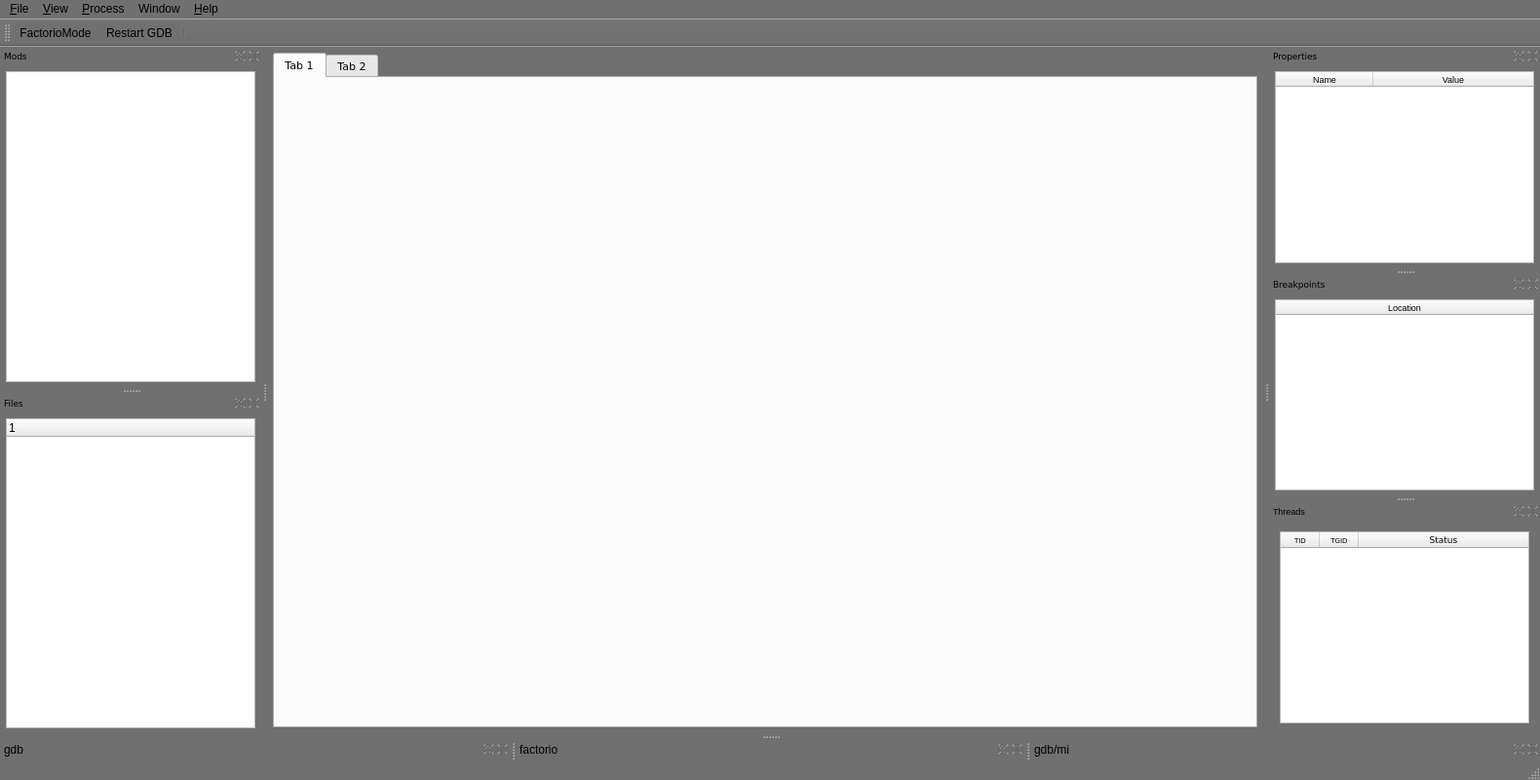
<?xml version="1.0" encoding="UTF-8"?>
<ui version="4.0">
 <class>MainWindow</class>
 <widget class="QMainWindow" name="MainWindow">
  <property name="geometry">
   <rect>
    <x>0</x>
    <y>0</y>
    <width>1580</width>
    <height>800</height>
   </rect>
  </property>
  <property name="windowTitle">
   <string>fdb</string>
  </property>
  <property name="styleSheet">
   <string notr="true">QMainWindow { background:#707070 }</string>
  </property>
  <property name="dockOptions">
   <set>QMainWindow::AllowTabbedDocks</set>
  </property>
  <widget class="QWidget" name="centralWidget">
   <property name="enabled">
    <bool>true</bool>
   </property>
   <property name="sizePolicy">
    <sizepolicy hsizetype="Expanding" vsizetype="Expanding">
     <horstretch>0</horstretch>
     <verstretch>0</verstretch>
    </sizepolicy>
   </property>
   <layout class="QGridLayout" name="gridLayout_4">
    <property name="leftMargin">
     <number>6</number>
    </property>
    <property name="topMargin">
     <number>6</number>
    </property>
    <property name="rightMargin">
     <number>6</number>
    </property>
    <property name="bottomMargin">
     <number>6</number>
    </property>
    <item row="0" column="1">
     <widget class="QTabWidget" name="tabWidget">
      <property name="sizePolicy">
       <sizepolicy hsizetype="Minimum" vsizetype="Expanding">
        <horstretch>0</horstretch>
        <verstretch>0</verstretch>
       </sizepolicy>
      </property>
      <property name="font">
       <font>
        <family>DejaVu Sans</family>
        <pointsize>8</pointsize>
       </font>
      </property>
      <property name="tabShape">
       <enum>QTabWidget::Rounded</enum>
      </property>
      <property name="currentIndex">
       <number>0</number>
      </property>
      <widget class="QWidget" name="tab">
       <attribute name="title">
        <string>Tab 1</string>
       </attribute>
      </widget>
      <widget class="QWidget" name="tab_2">
       <attribute name="title">
        <string>Tab 2</string>
       </attribute>
      </widget>
     </widget>
    </item>
   </layout>
  </widget>
  <widget class="QMenuBar" name="menuBar">
   <property name="geometry">
    <rect>
     <x>0</x>
     <y>0</y>
     <width>1580</width>
     <height>22</height>
    </rect>
   </property>
   <property name="styleSheet">
    <string notr="true">background: #707070</string>
   </property>
   <widget class="QMenu" name="menuFile">
    <property name="title">
     <string>&amp;File</string>
    </property>
   </widget>
   <widget class="QMenu" name="menuView">
    <property name="title">
     <string>&amp;View</string>
    </property>
    <addaction name="actionShow_Factorio_stdout"/>
    <addaction name="actionShow_GDB_terminal"/>
    <addaction name="actionShow_GDB_MI_terminal"/>
    <addaction name="actionShow_Properties"/>
    <addaction name="actionShow_Mods"/>
    <addaction name="actionShow_Breakpoints"/>
    <addaction name="actionShow_Files"/>
   </widget>
   <widget class="QMenu" name="menuProcess">
    <property name="title">
     <string>&amp;Process</string>
    </property>
    <addaction name="separator"/>
    <addaction name="actionRestart_GDB"/>
   </widget>
   <widget class="QMenu" name="menuHelp">
    <property name="title">
     <string>&amp;Help</string>
    </property>
   </widget>
   <widget class="QMenu" name="menuWindow">
    <property name="title">
     <string>Window</string>
    </property>
    <addaction name="separator"/>
    <addaction name="actionOptions"/>
    <addaction name="separator"/>
   </widget>
   <addaction name="menuFile"/>
   <addaction name="menuView"/>
   <addaction name="menuProcess"/>
   <addaction name="menuWindow"/>
   <addaction name="menuHelp"/>
  </widget>
  <widget class="QToolBar" name="mainToolBar">
   <property name="styleSheet">
    <string notr="true">background: #707070</string>
   </property>
   <attribute name="toolBarArea">
    <enum>TopToolBarArea</enum>
   </attribute>
   <attribute name="toolBarBreak">
    <bool>false</bool>
   </attribute>
   <addaction name="actionFactorioMode"/>
   <addaction name="actionRestart_GDB"/>
   <addaction name="separator"/>
  </widget>
  <widget class="QStatusBar" name="statusBar"/>
  <widget class="QDockWidget" name="propsDock">
   <property name="sizePolicy">
    <sizepolicy hsizetype="Preferred" vsizetype="Preferred">
     <horstretch>0</horstretch>
     <verstretch>0</verstretch>
    </sizepolicy>
   </property>
   <property name="minimumSize">
    <size>
     <width>82</width>
     <height>121</height>
    </size>
   </property>
   <property name="font">
    <font>
     <family>DejaVu Sans</family>
     <pointsize>7</pointsize>
    </font>
   </property>
   <property name="windowTitle">
    <string>Properties</string>
   </property>
   <attribute name="dockWidgetArea">
    <number>2</number>
   </attribute>
   <widget class="QWidget" name="propsContents">
    <layout class="QGridLayout" name="gridLayout_3" columnminimumwidth="0">
     <property name="sizeConstraint">
      <enum>QLayout::SetMinimumSize</enum>
     </property>
     <property name="leftMargin">
      <number>6</number>
     </property>
     <property name="topMargin">
      <number>6</number>
     </property>
     <property name="rightMargin">
      <number>6</number>
     </property>
     <property name="bottomMargin">
      <number>6</number>
     </property>
     <item row="0" column="0">
      <widget class="QTableWidget" name="propsTable">
       <attribute name="horizontalHeaderStretchLastSection">
        <bool>true</bool>
       </attribute>
       <column>
        <property name="text">
         <string>Name</string>
        </property>
        <property name="font">
         <font>
          <pointsize>7</pointsize>
         </font>
        </property>
       </column>
       <column>
        <property name="text">
         <string>Value</string>
        </property>
        <property name="font">
         <font>
          <pointsize>7</pointsize>
         </font>
        </property>
       </column>
      </widget>
     </item>
    </layout>
   </widget>
  </widget>
  <widget class="QDockWidget" name="brkDock">
   <property name="minimumSize">
    <size>
     <width>82</width>
     <height>121</height>
    </size>
   </property>
   <property name="font">
    <font>
     <family>DejaVu Sans</family>
     <pointsize>7</pointsize>
    </font>
   </property>
   <property name="allowedAreas">
    <set>Qt::AllDockWidgetAreas</set>
   </property>
   <property name="windowTitle">
    <string>Breakpoints</string>
   </property>
   <attribute name="dockWidgetArea">
    <number>2</number>
   </attribute>
   <widget class="QWidget" name="brkContents">
    <property name="sizePolicy">
     <sizepolicy hsizetype="Preferred" vsizetype="Preferred">
      <horstretch>0</horstretch>
      <verstretch>0</verstretch>
     </sizepolicy>
    </property>
    <layout class="QGridLayout" name="gridLayout_6" columnminimumwidth="0">
     <property name="sizeConstraint">
      <enum>QLayout::SetMinimumSize</enum>
     </property>
     <property name="leftMargin">
      <number>6</number>
     </property>
     <property name="topMargin">
      <number>6</number>
     </property>
     <property name="rightMargin">
      <number>6</number>
     </property>
     <property name="bottomMargin">
      <number>6</number>
     </property>
     <item row="0" column="0">
      <widget class="QTableWidget" name="brkTable">
       <attribute name="horizontalHeaderStretchLastSection">
        <bool>true</bool>
       </attribute>
       <column>
        <property name="text">
         <string>Location</string>
        </property>
        <property name="font">
         <font>
          <pointsize>7</pointsize>
         </font>
        </property>
       </column>
      </widget>
     </item>
    </layout>
   </widget>
  </widget>
  <widget class="QDockWidget" name="modDock">
   <property name="font">
    <font>
     <family>DejaVu Sans</family>
     <pointsize>7</pointsize>
    </font>
   </property>
   <property name="windowTitle">
    <string>Mods</string>
   </property>
   <attribute name="dockWidgetArea">
    <number>1</number>
   </attribute>
   <widget class="QWidget" name="modContents">
    <layout class="QVBoxLayout" name="verticalLayout_2">
     <property name="spacing">
      <number>4</number>
     </property>
     <property name="leftMargin">
      <number>6</number>
     </property>
     <property name="topMargin">
      <number>6</number>
     </property>
     <property name="rightMargin">
      <number>6</number>
     </property>
     <property name="bottomMargin">
      <number>6</number>
     </property>
     <item>
      <widget class="QListView" name="modList"/>
     </item>
    </layout>
   </widget>
  </widget>
  <widget class="QDockWidget" name="filesDock">
   <property name="font">
    <font>
     <family>DejaVu Sans</family>
     <pointsize>7</pointsize>
    </font>
   </property>
   <property name="windowTitle">
    <string>Files</string>
   </property>
   <attribute name="dockWidgetArea">
    <number>1</number>
   </attribute>
   <widget class="QWidget" name="filesContents">
    <layout class="QVBoxLayout" name="verticalLayout">
     <property name="spacing">
      <number>4</number>
     </property>
     <property name="leftMargin">
      <number>6</number>
     </property>
     <property name="topMargin">
      <number>6</number>
     </property>
     <property name="rightMargin">
      <number>6</number>
     </property>
     <property name="bottomMargin">
      <number>6</number>
     </property>
     <item>
      <widget class="QTreeWidget" name="filesTree">
       <column>
        <property name="text">
         <string notr="true">1</string>
        </property>
       </column>
      </widget>
     </item>
    </layout>
   </widget>
  </widget>
  <widget class="QTerminalDock" name="gdbDock">
   <property name="windowTitle">
    <string>gdb</string>
   </property>
   <attribute name="dockWidgetArea">
    <number>8</number>
   </attribute>
  </widget>
  <widget class="QTerminalDock" name="factorioDock">
   <property name="windowTitle">
    <string>factorio</string>
   </property>
   <attribute name="dockWidgetArea">
    <number>8</number>
   </attribute>
  </widget>
  <widget class="QMIDock" name="gdbmiDock">
   <property name="windowTitle">
    <string>gdb/mi</string>
   </property>
   <attribute name="dockWidgetArea">
    <number>8</number>
   </attribute>
  </widget>
  <widget class="QDockWidget" name="threadDock">
   <property name="font">
    <font>
     <pointsize>7</pointsize>
    </font>
   </property>
   <property name="allowedAreas">
    <set>Qt::AllDockWidgetAreas</set>
   </property>
   <property name="windowTitle">
    <string>Threads</string>
   </property>
   <attribute name="dockWidgetArea">
    <number>2</number>
   </attribute>
   <widget class="QWidget" name="dockWidgetContents">
    <layout class="QHBoxLayout" name="horizontalLayout">
     <item>
      <widget class="QTableWidget" name="threadTable">
       <property name="sizeAdjustPolicy">
        <enum>QAbstractScrollArea::AdjustIgnored</enum>
       </property>
       <property name="columnCount">
        <number>3</number>
       </property>
       <attribute name="horizontalHeaderMinimumSectionSize">
        <number>20</number>
       </attribute>
       <attribute name="horizontalHeaderDefaultSectionSize">
        <number>40</number>
       </attribute>
       <attribute name="horizontalHeaderStretchLastSection">
        <bool>true</bool>
       </attribute>
       <column>
        <property name="text">
         <string>TID</string>
        </property>
        <property name="font">
         <font>
          <family>DejaVu Sans</family>
          <pointsize>5</pointsize>
         </font>
        </property>
       </column>
       <column>
        <property name="text">
         <string>TGID</string>
        </property>
        <property name="font">
         <font>
          <family>DejaVu Sans</family>
          <pointsize>5</pointsize>
         </font>
        </property>
       </column>
       <column>
        <property name="text">
         <string>Status</string>
        </property>
        <property name="font">
         <font>
          <family>DejaVu Sans</family>
          <pointsize>7</pointsize>
         </font>
        </property>
       </column>
      </widget>
     </item>
    </layout>
   </widget>
  </widget>
  <action name="actionFactorioMode">
   <property name="icon">
    <iconset resource="fdbresources.qrc">
     <normaloff>:/images/resources/favourite.png</normaloff>:/images/resources/favourite.png</iconset>
   </property>
   <property name="text">
    <string>FactorioMode</string>
   </property>
   <property name="toolTip">
    <string>Run Factorio</string>
   </property>
   <property name="shortcut">
    <string>Ctrl+Space</string>
   </property>
  </action>
  <action name="actionOptions">
   <property name="text">
    <string>Options...</string>
   </property>
  </action>
  <action name="actionShow_Factorio_stdout">
   <property name="checkable">
    <bool>true</bool>
   </property>
   <property name="checked">
    <bool>true</bool>
   </property>
   <property name="text">
    <string>Show Factorio stdout</string>
   </property>
  </action>
  <action name="actionShow_GDB_terminal">
   <property name="checkable">
    <bool>true</bool>
   </property>
   <property name="checked">
    <bool>true</bool>
   </property>
   <property name="text">
    <string>Show GDB terminal</string>
   </property>
  </action>
  <action name="actionShow_GDB_MI_terminal">
   <property name="checkable">
    <bool>true</bool>
   </property>
   <property name="text">
    <string>Show GDB/MI terminal</string>
   </property>
  </action>
  <action name="actionRestart_GDB">
   <property name="icon">
    <iconset resource="fdbresources.qrc">
     <normaloff>:/resources/icons/gdb-button.svg</normaloff>:/resources/icons/gdb-button.svg</iconset>
   </property>
   <property name="text">
    <string>Restart GDB</string>
   </property>
   <property name="toolTip">
    <string>This restarts the debugging engine.</string>
   </property>
  </action>
  <action name="actionShow_Properties">
   <property name="checkable">
    <bool>true</bool>
   </property>
   <property name="checked">
    <bool>true</bool>
   </property>
   <property name="text">
    <string>Show Properties</string>
   </property>
  </action>
  <action name="actionShow_Mods">
   <property name="checkable">
    <bool>true</bool>
   </property>
   <property name="checked">
    <bool>true</bool>
   </property>
   <property name="text">
    <string>Show Mods</string>
   </property>
  </action>
  <action name="actionShow_Breakpoints">
   <property name="checkable">
    <bool>true</bool>
   </property>
   <property name="checked">
    <bool>true</bool>
   </property>
   <property name="text">
    <string>Show Breakpoints</string>
   </property>
  </action>
  <action name="actionShow_Files">
   <property name="checkable">
    <bool>true</bool>
   </property>
   <property name="checked">
    <bool>true</bool>
   </property>
   <property name="text">
    <string>Show Files</string>
   </property>
  </action>
  <zorder>propsDock</zorder>
  <zorder>brkDock</zorder>
  <zorder>modDock</zorder>
  <zorder>filesDock</zorder>
  <zorder>gdbDock</zorder>
  <zorder>factorioDock</zorder>
  <zorder>gdbmiDock</zorder>
  <zorder>threadDock</zorder>
 </widget>
 <layoutdefault spacing="6" margin="11"/>
 <customwidgets>
  <customwidget>
   <class>QTerminalDock</class>
   <extends>QDockWidget</extends>
   <header>gui/QTerminalDock.h</header>
   <container>1</container>
  </customwidget>
  <customwidget>
   <class>QMIDock</class>
   <extends>QDockWidget</extends>
   <header>gui/QMIDock.h</header>
   <container>1</container>
  </customwidget>
 </customwidgets>
 <resources>
  <include location="fdbresources.qrc"/>
 </resources>
 <connections>
  <connection>
   <sender>actionShow_Factorio_stdout</sender>
   <signal>triggered(bool)</signal>
   <receiver>factorioDock</receiver>
   <slot>setVisible(bool)</slot>
   <hints>
    <hint type="sourcelabel">
     <x>-1</x>
     <y>-1</y>
    </hint>
    <hint type="destinationlabel">
     <x>440</x>
     <y>722</y>
    </hint>
   </hints>
  </connection>
  <connection>
   <sender>actionShow_GDB_terminal</sender>
   <signal>triggered(bool)</signal>
   <receiver>gdbDock</receiver>
   <slot>setVisible(bool)</slot>
   <hints>
    <hint type="sourcelabel">
     <x>-1</x>
     <y>-1</y>
    </hint>
    <hint type="destinationlabel">
     <x>467</x>
     <y>722</y>
    </hint>
   </hints>
  </connection>
  <connection>
   <sender>actionShow_GDB_MI_terminal</sender>
   <signal>triggered(bool)</signal>
   <receiver>gdbmiDock</receiver>
   <slot>setVisible(bool)</slot>
   <hints>
    <hint type="sourcelabel">
     <x>-1</x>
     <y>-1</y>
    </hint>
    <hint type="destinationlabel">
     <x>811</x>
     <y>722</y>
    </hint>
   </hints>
  </connection>
  <connection>
   <sender>actionShow_Properties</sender>
   <signal>triggered(bool)</signal>
   <receiver>propsDock</receiver>
   <slot>setVisible(bool)</slot>
   <hints>
    <hint type="sourcelabel">
     <x>-1</x>
     <y>-1</y>
    </hint>
    <hint type="destinationlabel">
     <x>800</x>
     <y>210</y>
    </hint>
   </hints>
  </connection>
  <connection>
   <sender>actionShow_Mods</sender>
   <signal>triggered(bool)</signal>
   <receiver>modDock</receiver>
   <slot>setVisible(bool)</slot>
   <hints>
    <hint type="sourcelabel">
     <x>-1</x>
     <y>-1</y>
    </hint>
    <hint type="destinationlabel">
     <x>133</x>
     <y>210</y>
    </hint>
   </hints>
  </connection>
  <connection>
   <sender>actionShow_Breakpoints</sender>
   <signal>triggered(bool)</signal>
   <receiver>brkDock</receiver>
   <slot>setVisible(bool)</slot>
   <hints>
    <hint type="sourcelabel">
     <x>-1</x>
     <y>-1</y>
    </hint>
    <hint type="destinationlabel">
     <x>800</x>
     <y>511</y>
    </hint>
   </hints>
  </connection>
  <connection>
   <sender>actionShow_Files</sender>
   <signal>triggered(bool)</signal>
   <receiver>filesDock</receiver>
   <slot>setVisible(bool)</slot>
   <hints>
    <hint type="sourcelabel">
     <x>-1</x>
     <y>-1</y>
    </hint>
    <hint type="destinationlabel">
     <x>133</x>
     <y>511</y>
    </hint>
   </hints>
  </connection>
 </connections>
</ui>
